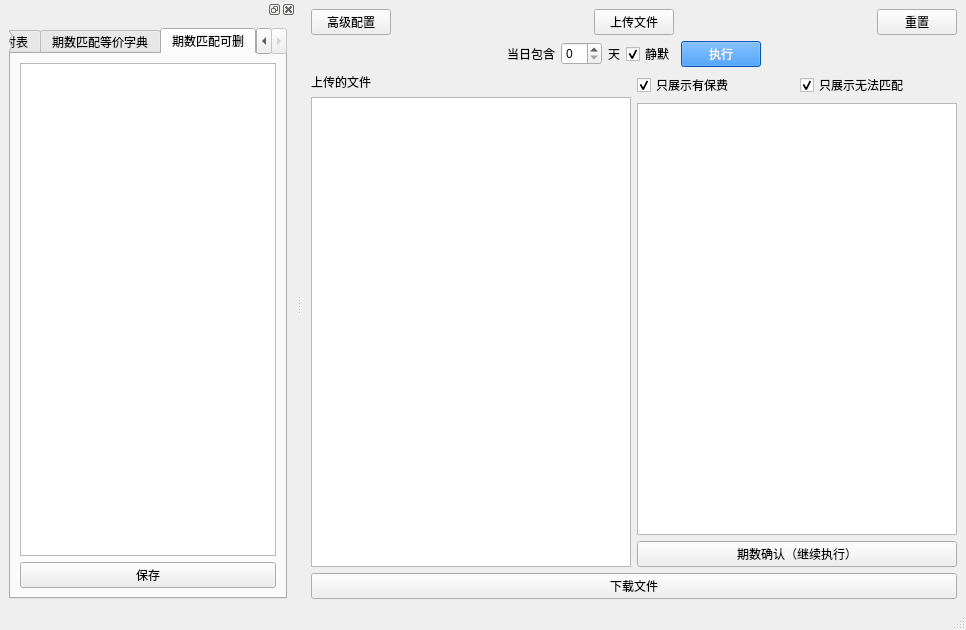
<?xml version="1.0" encoding="UTF-8"?>
<ui version="4.0">
 <class>MainWindow</class>
 <widget class="QMainWindow" name="MainWindow">
  <property name="windowModality">
   <enum>Qt::NonModal</enum>
  </property>
  <property name="geometry">
   <rect>
    <x>0</x>
    <y>0</y>
    <width>966</width>
    <height>630</height>
   </rect>
  </property>
  <property name="windowTitle">
   <string>MainWindow</string>
  </property>
  <property name="documentMode">
   <bool>true</bool>
  </property>
  <widget class="QWidget" name="centralwidget">
   <layout class="QVBoxLayout" name="verticalLayout_6">
    <item>
     <layout class="QHBoxLayout" name="horizontalLayout_4">
      <item>
       <widget class="QPushButton" name="config_button">
        <property name="enabled">
         <bool>true</bool>
        </property>
        <property name="text">
         <string>高级配置</string>
        </property>
       </widget>
      </item>
      <item>
       <spacer name="horizontalSpacer_2">
        <property name="orientation">
         <enum>Qt::Horizontal</enum>
        </property>
        <property name="sizeHint" stdset="0">
         <size>
          <width>40</width>
          <height>20</height>
         </size>
        </property>
       </spacer>
      </item>
      <item>
       <widget class="QPushButton" name="upload_file_button">
        <property name="text">
         <string>上传文件</string>
        </property>
       </widget>
      </item>
      <item>
       <spacer name="horizontalSpacer">
        <property name="orientation">
         <enum>Qt::Horizontal</enum>
        </property>
        <property name="sizeHint" stdset="0">
         <size>
          <width>40</width>
          <height>20</height>
         </size>
        </property>
       </spacer>
      </item>
      <item>
       <widget class="QPushButton" name="reset_button">
        <property name="text">
         <string>重置</string>
        </property>
       </widget>
      </item>
     </layout>
    </item>
    <item>
     <layout class="QHBoxLayout" name="horizontalLayout">
      <item>
       <spacer name="horizontalSpacer_3">
        <property name="orientation">
         <enum>Qt::Horizontal</enum>
        </property>
        <property name="sizeHint" stdset="0">
         <size>
          <width>40</width>
          <height>20</height>
         </size>
        </property>
       </spacer>
      </item>
      <item>
       <widget class="QLabel" name="label">
        <property name="text">
         <string>当日包含</string>
        </property>
       </widget>
      </item>
      <item>
       <widget class="QSpinBox" name="equal_buffer_value"/>
      </item>
      <item>
       <widget class="QLabel" name="label_2">
        <property name="text">
         <string>天</string>
        </property>
       </widget>
      </item>
      <item>
       <widget class="QCheckBox" name="run_mute_checkbox">
        <property name="text">
         <string>静默</string>
        </property>
        <property name="checked">
         <bool>true</bool>
        </property>
       </widget>
      </item>
      <item>
       <widget class="QPushButton" name="do_button">
        <property name="styleSheet">
         <string notr="true">QPushButton {
    background-color: #007bff;
    color: white;
}
QPushButton:hover {
    background-color: #0069d9;
}
QPushButton:pressed {
    background-color: #0062cc;
}</string>
        </property>
        <property name="text">
         <string>执行</string>
        </property>
       </widget>
      </item>
      <item>
       <spacer name="horizontalSpacer_4">
        <property name="orientation">
         <enum>Qt::Horizontal</enum>
        </property>
        <property name="sizeHint" stdset="0">
         <size>
          <width>40</width>
          <height>20</height>
         </size>
        </property>
       </spacer>
      </item>
     </layout>
    </item>
    <item>
     <layout class="QHBoxLayout" name="horizontalLayout_3">
      <item>
       <layout class="QVBoxLayout" name="verticalLayout_5">
        <item>
         <widget class="QLabel" name="label_3">
          <property name="text">
           <string>上传的文件</string>
          </property>
         </widget>
        </item>
        <item>
         <widget class="QListWidget" name="file_list"/>
        </item>
       </layout>
      </item>
      <item>
       <layout class="QVBoxLayout" name="verticalLayout_4">
        <item>
         <layout class="QHBoxLayout" name="horizontalLayout_2">
          <item>
           <widget class="QCheckBox" name="only_has_fee_checkbox">
            <property name="text">
             <string>只展示有保费</string>
            </property>
            <property name="checked">
             <bool>true</bool>
            </property>
           </widget>
          </item>
          <item>
           <widget class="QCheckBox" name="only_no_term_checkbox">
            <property name="text">
             <string>只展示无法匹配</string>
            </property>
            <property name="checked">
             <bool>true</bool>
            </property>
           </widget>
          </item>
         </layout>
        </item>
        <item>
         <widget class="QTableWidget" name="term_match_table_value"/>
        </item>
        <item>
         <widget class="QPushButton" name="confirm_term_button">
          <property name="text">
           <string>期数确认（继续执行）</string>
          </property>
         </widget>
        </item>
       </layout>
      </item>
     </layout>
    </item>
    <item>
     <widget class="QPushButton" name="download_file_button">
      <property name="text">
       <string>下载文件</string>
      </property>
     </widget>
    </item>
   </layout>
  </widget>
  <widget class="QDockWidget" name="config_dock">
   <property name="floating">
    <bool>true</bool>
   </property>
   <property name="allowedAreas">
    <set>Qt::LeftDockWidgetArea</set>
   </property>
   <attribute name="dockWidgetArea">
    <number>1</number>
   </attribute>
   <widget class="QWidget" name="dockWidgetContents_3">
    <layout class="QVBoxLayout" name="verticalLayout_3">
     <item>
      <widget class="QTabWidget" name="config_tab">
       <property name="currentIndex">
        <number>2</number>
       </property>
       <widget class="QWidget" name="tab">
        <attribute name="title">
         <string>公司人员映射表</string>
        </attribute>
        <layout class="QVBoxLayout" name="verticalLayout">
         <item>
          <widget class="QTableWidget" name="company_officer_table_value"/>
         </item>
         <item>
          <widget class="QPushButton" name="save_company_officer_table_button">
           <property name="text">
            <string>保存</string>
           </property>
          </widget>
         </item>
        </layout>
       </widget>
       <widget class="QWidget" name="tab_5">
        <attribute name="title">
         <string>期数匹配等价字典</string>
        </attribute>
        <layout class="QVBoxLayout" name="verticalLayout_9">
         <item>
          <widget class="QTableWidget" name="term_match_equal_table_value"/>
         </item>
         <item>
          <widget class="QPushButton" name="save_term_match_equal_table_button">
           <property name="text">
            <string>保存</string>
           </property>
          </widget>
         </item>
        </layout>
       </widget>
       <widget class="QWidget" name="tab_2">
        <attribute name="title">
         <string>期数匹配可删</string>
        </attribute>
        <layout class="QVBoxLayout" name="verticalLayout_2">
         <item>
          <widget class="QListWidget" name="term_match_unimportant_list"/>
         </item>
         <item>
          <widget class="QPushButton" name="save_term_match_unimportant_list_button">
           <property name="text">
            <string>保存</string>
           </property>
          </widget>
         </item>
        </layout>
       </widget>
      </widget>
     </item>
    </layout>
   </widget>
  </widget>
  <widget class="QStatusBar" name="statusBar"/>
 </widget>
 <resources/>
 <connections/>
</ui>
